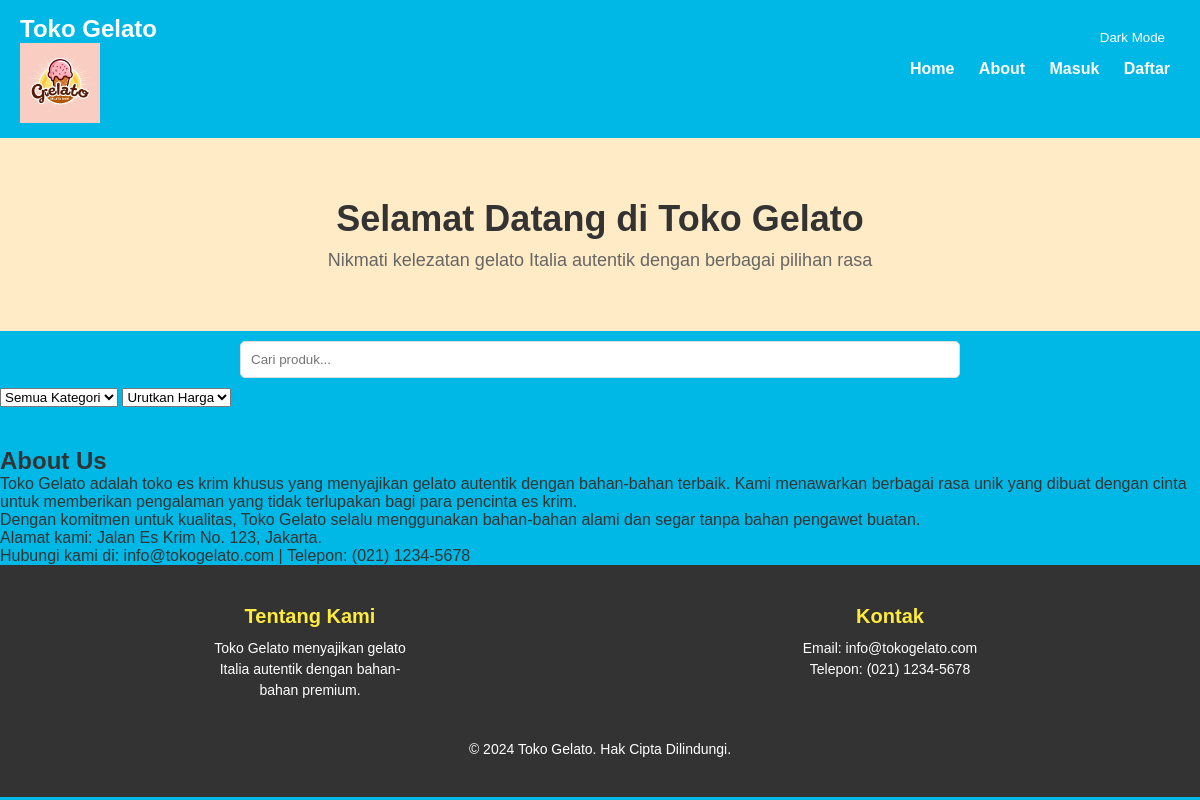
Before: / with the older database file.
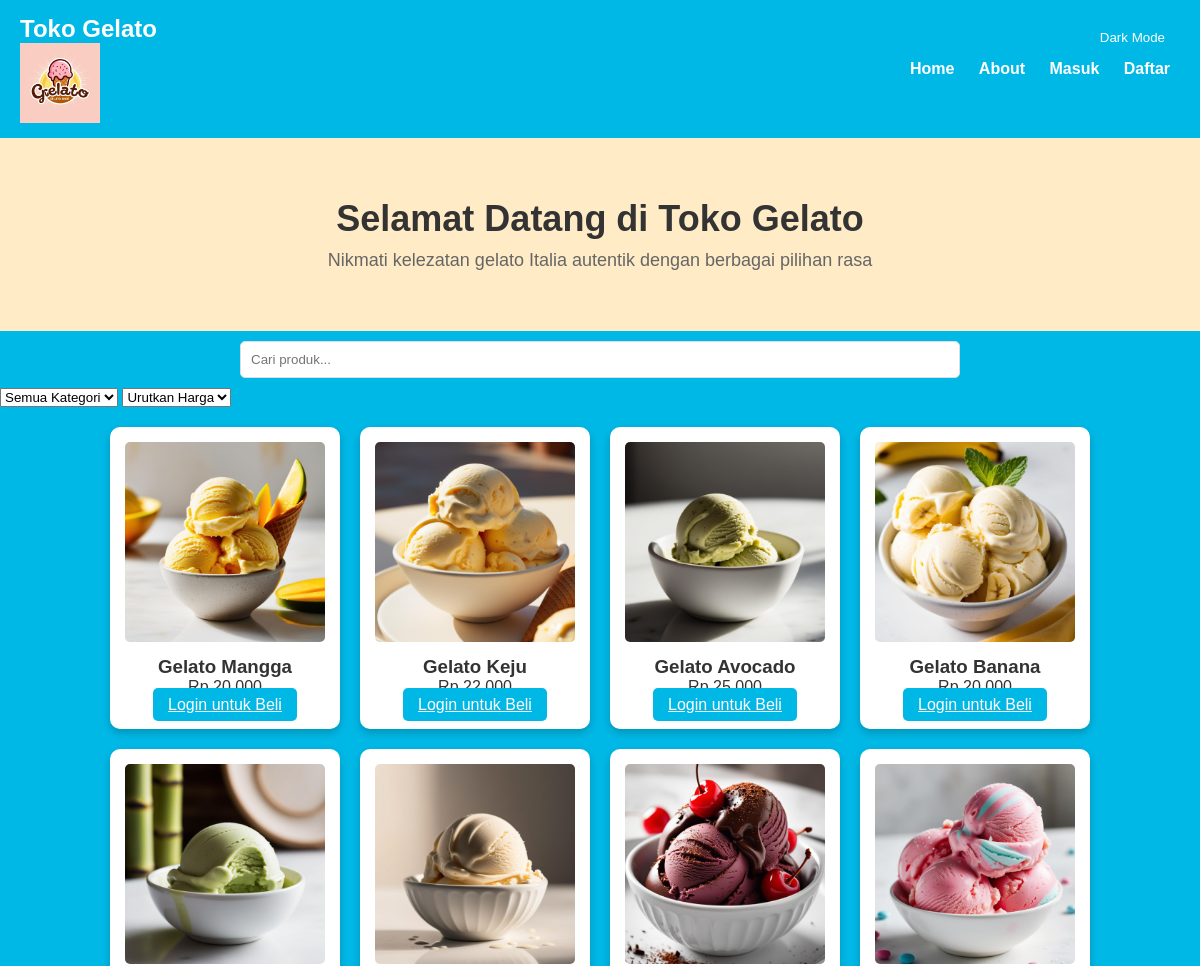
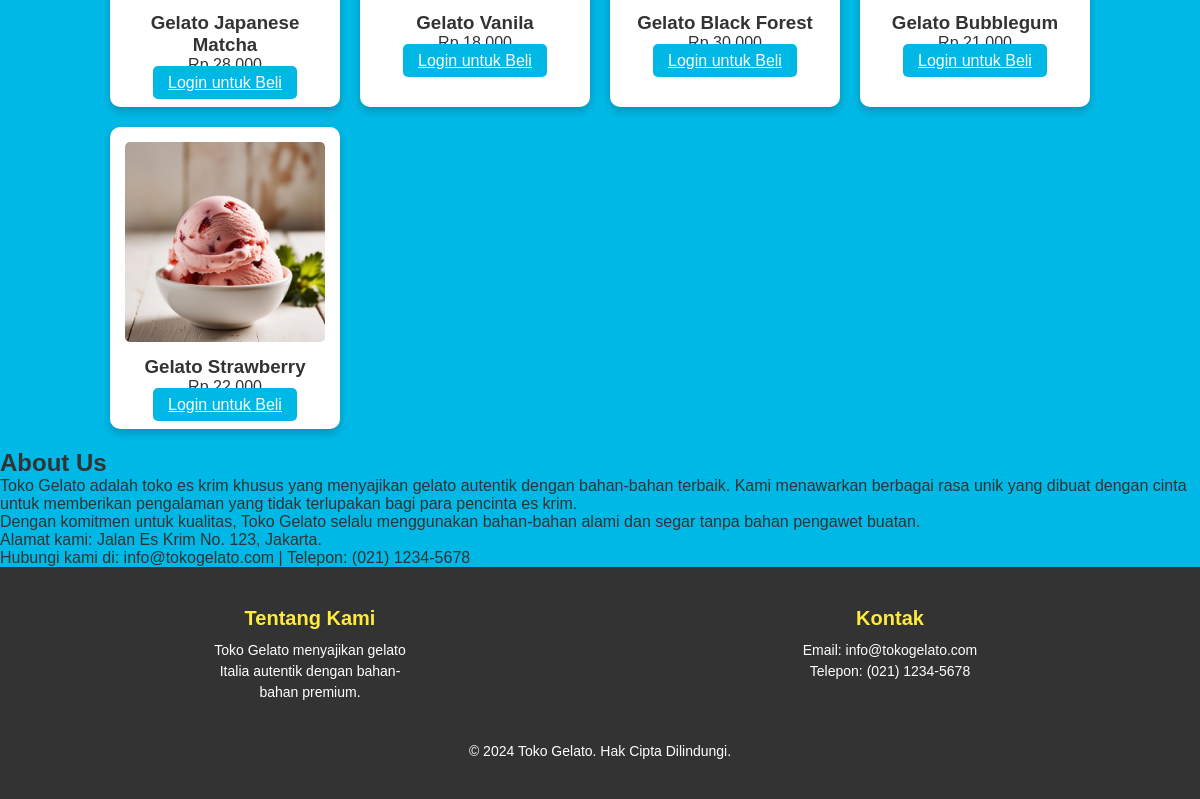
After: the same page with the newer database file (2 pictures, top to bottom).
### tables this page shows
CREATE TABLE produk (
    id_produk INT PRIMARY KEY AUTO_INCREMENT,
    nama VARCHAR(100) NOT NULL,
    deskripsi TEXT,
    harga DECIMAL(10,2) NOT NULL,
    kategori VARCHAR(50) NOT NULL,
    stok INT NOT NULL,
    url_gambar VARCHAR(255),
    dibuat_pada TIMESTAMP DEFAULT CURRENT_TIMESTAMP
);

### index.php (the view, shortened to what this page needs)
<?php
require_once "db.php";
?>
<!DOCTYPE html>
<html lang="id">
<head>
    <link rel="stylesheet" href="styles/beranda.css">
</head>
<body>
    <nav class="navbar">
        <div class="logo">
            <h1>Toko Gelato</h1>
            <img src="images/logo.jpg" alt="Logo Toko Gelato">
        </div>
        <div class="link-nav">
            <a href="#home">Home</a>
            <a href="#about">About</a>
            <?php if (isset($_SESSION['user_id'])): ?>
                <a href="logout.php">Logout</a>
            <?php else: ?>
                <a href="login.php">Masuk</a>
                <a href="register.php">Daftar</a>
            <?php endif; ?>
        </div>
    </nav>
    <div id="home" class="banner">
        <h2>Selamat Datang di Toko Gelato</h2>
        <p>Nikmati kelezatan gelato Italia autentik dengan berbagai pilihan rasa</p>
    </div>
    <div class="pencarian">
        <input type="text" id="input-pencarian" placeholder="Cari produk...">
    </div>
    <div class="filter-section">
        <form method="GET" action="index.php">
            <select name="kategori" onchange="this.form.submit()">
                <option value="">Semua Kategori</option>
            </select>
            <select name="sortir_harga" onchange="this.form.submit()">
                <option value="">Urutkan Harga</option>
            </select>
        </form>
    </div>
    <div class="kontainer">
    <div class="grid-produk">
    <?php
    $query = "SELECT * FROM produk";
    $result = mysqli_query($conn, $query);
    while ($item = mysqli_fetch_assoc($result)) : ?>
        <div class="kartu-produk">
            <img src="<?php echo htmlspecialchars($item['url_gambar']); ?>" alt="<?php echo htmlspecialchars($item['nama']); ?>">
            <h3><?php echo htmlspecialchars($item['nama']); ?></h3>
            <p>Rp <?php echo number_format($item['harga'], 0, ',', '.'); ?></p>
            <?php if (isset($_SESSION['user_id'])): ?>
                <form method="POST" action="favorit.php">
                    <input type="hidden" name="id_produk" value="<?php echo $item['id_produk']; ?>">
                    <button type="submit" class="tombol">Tambah ke Favorit</button>
                </form>
                <form method="POST" action="keranjang.php">
                    <input type="hidden" name="id_produk" value="<?php echo $item['id_produk']; ?>">
                    <button type="submit" class="tombol">Tambah ke Keranjang</button>
                </form>
            <?php else: ?>
                <a href="login.php" class="tombol">Login untuk Beli</a>
            <?php endif; ?>
        </div>
    <?php endwhile; ?>
    </div>
    </div>
    <div id="about" class="kontainer">
        <h2>About Us</h2>
        <p>Toko Gelato adalah toko es krim khusus yang menyajikan gelato autentik dengan bahan-bahan terbaik. Kami menawarkan berbagai rasa unik yang dibuat dengan cinta untuk memberikan pengalaman yang tidak terlupakan bagi para pencinta es krim.</p>
        <p>Dengan komitmen untuk kualitas, Toko Gelato selalu menggunakan bahan-bahan alami dan segar tanpa bahan pengawet buatan.</p>
        <p>Alamat kami: Jalan Es Krim No. 123, Jakarta.</p>
        <p>Hubungi kami di: info@tokogelato.com | Telepon: (021) 1234-5678</p>
    </div>
    <footer class="footer">
        <div class="footer-content">
            <div class="footer-section">
                <h3>Tentang Kami</h3>
                <p>Toko Gelato menyajikan gelato Italia autentik dengan bahan-bahan premium.</p>
            </div>
            <div class="footer-section">
                <h3>Kontak</h3>
                <p>Email: info@tokogelato.com</p>
                <p>Telepon: (021) 1234-5678</p>
            </div>
        </div>
        <div class="footer-bottom">
            <p>&copy; 2024 Toko Gelato. Hak Cipta Dilindungi.</p>
        </div>
    </footer>
</body>
</html>

### styles/beranda.css (style rules this page uses)
* { margin: 0; padding: 0; box-sizing: border-box; }
body { font-family: Arial, sans-serif; background-color: #00b8e6; color: #333; }
.navbar { background-color: #00b8e6; padding: 15px 20px; display: flex; justify-content: space-between; align-items: center; }
.navbar .logo h1 { color: #fff; font-size: 24px; }
.navbar .logo img { max-width: 80px; height: auto; vertical-align: middle; }
.navbar .link-nav a { color: #fff; margin: 0 10px; text-decoration: none; font-weight: bold; }
.banner { background-color: #ffebc5; padding: 60px 20px; text-align: center; }
.banner h2 { font-size: 36px; font-weight: bold; color: #333; margin-bottom: 10px; }
.banner p { font-size: 18px; color: #666; }
.pencarian { margin: 10px 0; text-align: center; }
.pencarian input[type="text"] { width: 60%; padding: 10px; border: 1px solid #ddd; border-radius: 5px; }
.grid-produk { display: grid; grid-template-columns: repeat(auto-fill, minmax(200px, 1fr)); gap: 20px; max-width: 1000px; margin: 20px auto; padding: 0 10px; }
.kartu-produk { background-color: #fff; border-radius: 10px; box-shadow: 0 4px 8px rgba(0, 0, 0, 0.2); text-align: center; padding: 15px; transition: opacity 0.3s ease; }
.kartu-produk img { max-width: 100%; height: auto; border-radius: 5px; margin-bottom: 10px; }
.tombol { padding: 8px 15px; background-color: #00b8e6; color: #fff; border: none; border-radius: 5px; cursor: pointer; transition: background-color 0.3s ease; }
.footer { background-color: #333; color: #fff; padding: 40px 20px; text-align: center; }
.footer .footer-content { display: flex; justify-content: space-around; flex-wrap: wrap; }
.footer-section { width: 200px; margin-bottom: 20px; }
.footer-section h3 { font-size: 20px; margin-bottom: 10px; color: #ffeb3b; }
.footer-section p { font-size: 14px; line-height: 1.5; }
.footer-bottom { text-align: center; margin-top: 20px; font-size: 14px; }

Changed rows visible on the page:
added produk: url_gambar (picture), nama "Gelato Mangga", harga "20.000"
added produk: url_gambar (picture), nama "Gelato Keju", harga "22.000"
added produk: url_gambar (picture), nama "Gelato Avocado", harga "25.000"
added produk: url_gambar (picture), nama "Gelato Banana", harga "20.000"
added produk: url_gambar (picture), nama "Gelato Japanese Matcha", harga "28.000"
added produk: url_gambar (picture), nama "Gelato Vanila", harga "18.000"
added produk: url_gambar (picture), nama "Gelato Black Forest", harga "30.000"
added produk: url_gambar (picture), nama "Gelato Bubblegum", harga "21.000"
added produk: url_gambar (picture), nama "Gelato Strawberry", harga "22.000"
